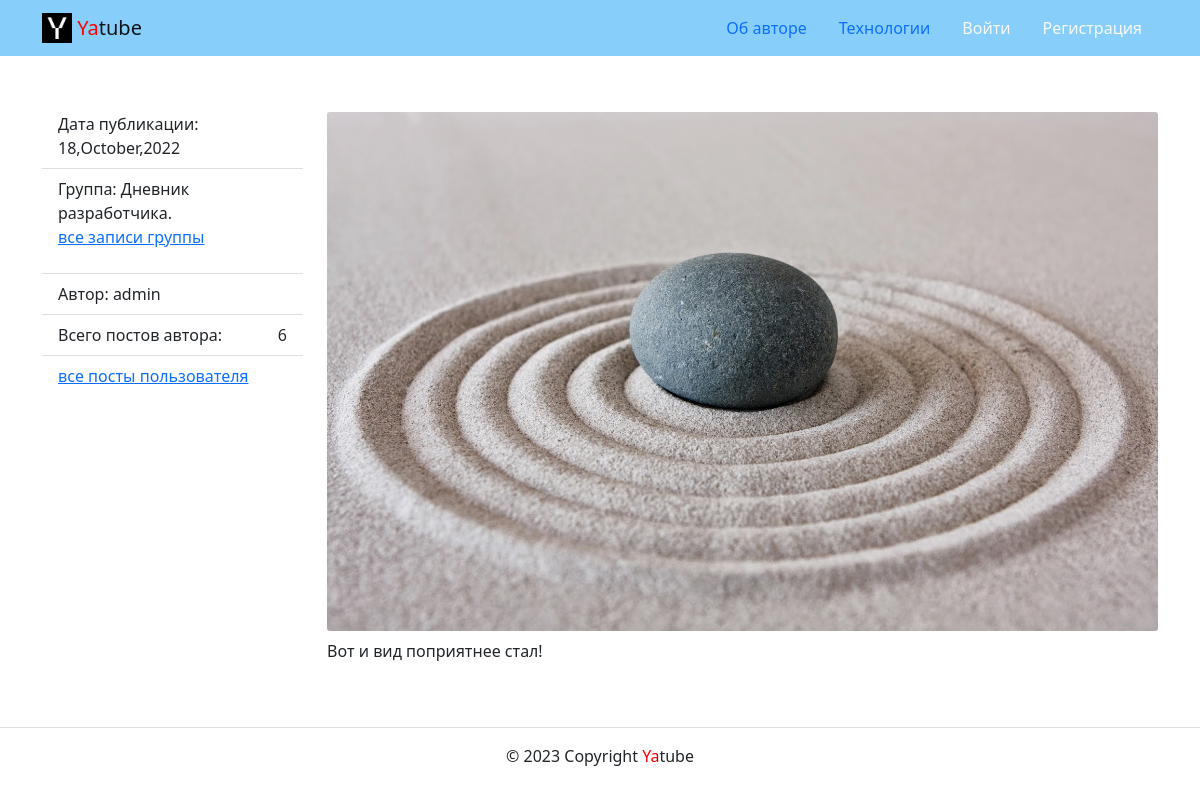
The app's page /posts/62/ with its own data.
### posts/models.py (models this page shows, shortened)
class Post(CreatedModel):
    text = models.TextField(
        verbose_name='Текст поста',
        help_text='Введите текст поста'
    )
    author = models.ForeignKey(
        User,
        verbose_name='Автор',
        on_delete=models.CASCADE,
        related_name='posts'
    )
    group = models.ForeignKey(
        'Group',
        verbose_name='Группа',
        blank=True,
        on_delete=models.SET_NULL,
        related_name='group_name',
        null=True,
        help_text='Группа, к которой будет относиться пост'
    )
    image = models.ImageField(
        'Картинка',
        upload_to='posts/',
        blank=True
    )
    class Meta:
        ordering = ('-created',)

class Group(models.Model):
    title = models.CharField(
        verbose_name='Название группы',
        max_length=200,
        help_text='Придумайте название группы'
    )
    slug = models.SlugField(
        verbose_name='Уникальный идентификатор группы',
        max_length=200,
        unique=True,
        help_text=(
            'Придумайте уникальный идентификатор для группы'
            'Используйте только латиницу, цифры, дефисы и знаки подчёркивания'
        )
    )
    description = models.TextField(
        verbose_name='Описание',
        help_text='Краткое описание группы'
    )

### posts/views.py (the view)
def post_detail(request, post_id):
    post = get_object_or_404(Post, pk=post_id)
    author_posts_count = post.author.posts.all().count()
    form = CommentForm()
    post_comments = post.comments.all()
    context = dict(
        post=post,
        author_posts_count=author_posts_count,
        form=form,
        post_comments=post_comments
    )
    return render(request, 'posts/post_detail.html', context)

### core/context_processors/year.py (called while the page is built)
def year(request):
    return {
        'year': datetime.now().year
    }

### templates/posts/post_detail.html (shortened to what this page needs)
{% extends 'base.html' %}
{% load thumbnail %}
{% block page_info %}
<aside class="col-12 col-md-3">
  <ul class="list-group list-group-flush">
    <li class="list-group-item">
      Дата публикации: {{ post.created|date:"d,E,Y"}}
    </li>
    {% if post.group %}
    <li class="list-group-item">
      Группа: {{ post.group.title }}
      <p>
        <a href="{% url 'posts:group_list' post.group.slug %}">
          все записи группы
        </a>
      </p>
    </li>
    {% endif %}
    <li class="list-group-item">
      Автор:
      {% if post.author.get_full_name %}
        {{ post.author.get_full_name }}
      {% else %}
        {{ post.author.username }}
      {% endif %}
    </li>
    <li class="list-group-item d-flex justify-content-between align-items-center">
      Всего постов автора:  <span >{{ author_posts_count }}</span>
    </li>
    <li class="list-group-item">
      <a href="{% url 'posts:profile' post.author.username %}">
        все посты пользователя
      </a>
    </li>
  </ul>
</aside>
{% endblock %}
{% block author_articles %}
<article class="col-12 col-md-9">
  {% thumbnail post.image "960x339" crop="center" upscale=True as im %}
    <img class="card-img my-2" src="{{ im.url }}">
  {% endthumbnail %}
  <p>
    {{ post.text }}
  </p>
</article>
{% endblock %}

### records on screen
Post: created "18,October,2022", group "Дневник разработчика.", author.username "admin", text "Вот и вид поприятнее стал!"

### other values on screen
{{ author_posts_count }} "6"
